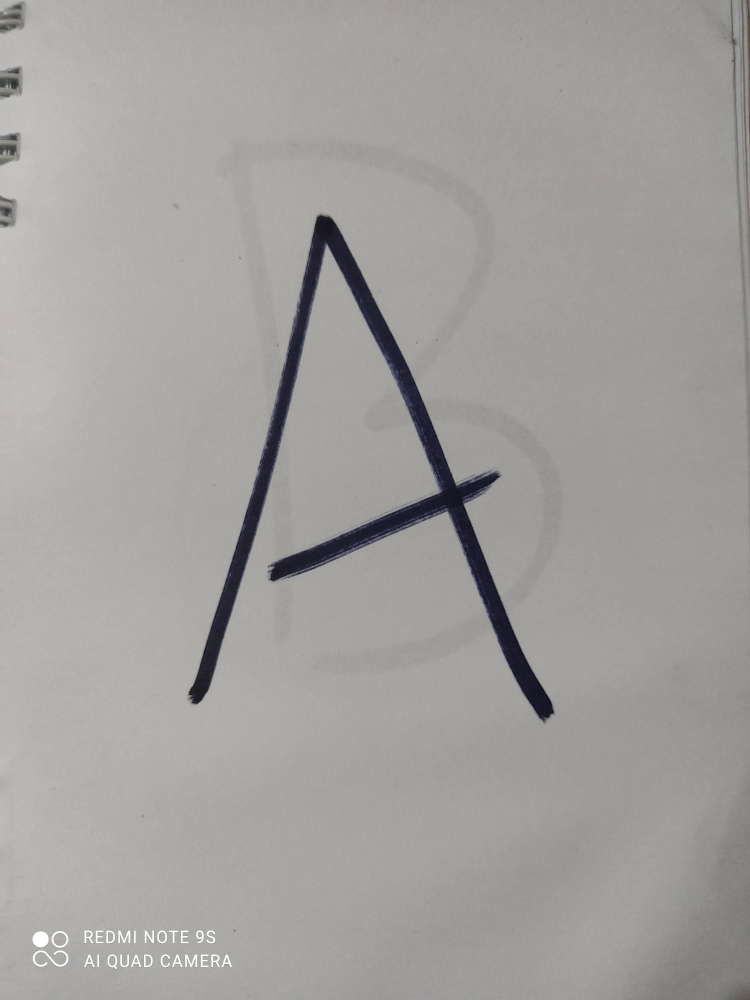
#> input picture relay/pr8/letters/a.jpg, 2250 x 3000 px (shown at 1/3 size); its folder holds 4 pictures in this run
$ python pr9_wilsonAguilar.py
#> lines starting #> are read from the running program, lines starting #| are printed output that depends on the picture
import numpy as np
import matplotlib.pyplot as plt
import cv2 as cv
import math
import pickle

with open('./data.pkl', 'rb') as f:
#> (reads relay/data.pkl from the repository)
    data = pickle.load(f)

s1 = data['s1']
s2 = data['s2']
s3 = data['s3']
s4 = data['s4']

plt.figure()
plt.subplot(221)
plt.title("S1")
plt.imshow(s1, cmap='gray')

plt.subplot(222)
plt.title("S2")
plt.imshow(s2, cmap='gray')

plt.subplot(223)
plt.title("S3")
plt.imshow(s3, cmap='gray')

plt.subplot(224)
plt.title("S4")
plt.imshow(s4, cmap='gray')


plt.show()
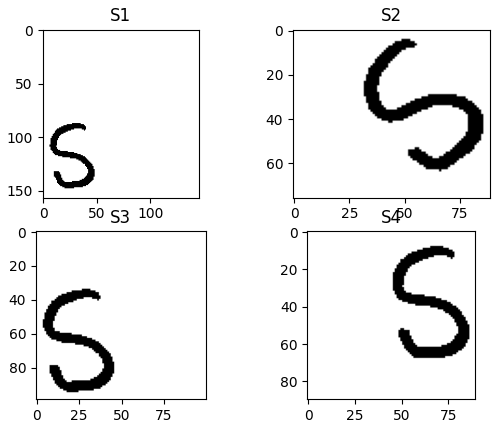
#> figure drawn by matplotlib, 4 panels


def miMomento(P, p, q):
#> called with p = 0, q = 1
    sumatoria = 0
    n_filas = np.size(P, 0)
    n_columnas = np.size(P, 1)

    for i in range(n_filas):
        for j in range(n_columnas):
            sumatoria = sumatoria + ((i + 1) ** p * (j + 1) ** q * P[i, j])
    return sumatoria


M01 = miMomento(s3, 0, 1)


def miMomentoCentral(P, p, q):
    x_techo = miMomento(P, 1, 0) / miMomento(P, 0, 0)
    y_techo = miMomento(P, 0, 1) / miMomento(P, 0, 0)
    sumatoria = 0
    n_filas = np.size(P, 0)
    n_columnas = np.size(P, 1)

    for i in range(n_filas):
        for j in range(n_columnas):
            sumatoria = sumatoria + ((i + 1 - x_techo) ** p * (j + 1 - y_techo) ** q * P[i, j])
    return sumatoria


_u12 = miMomentoCentral(s3, 1, 2)


def misMomentosHu(P):
    u20 = miMomentoCentral(P, 2, 0)
    u02 = miMomentoCentral(P, 0, 2)
    u11 = miMomentoCentral(P, 1, 1)
    u30 = miMomentoCentral(P, 3, 0)
    u03 = miMomentoCentral(P, 0, 3)
    u12 = miMomentoCentral(P, 1, 2)
    u21 = miMomentoCentral(P, 2, 1)

    h1 = u20 + u02
    h2 = (u20 - u02) ** 2 + 4 * u11 ** 2
    h3 = (u30 - 3 * u12) ** 2 + (3 * u21 - u03) ** 2
    h4 = (u30 + u12) ** 2 + (u21 + u03) ** 2

    return np.array([h1, h2, h3, h4])


def misMomentosHu2(P):
    u20 = miMomentoCentral(P, 2, 0)
    u02 = miMomentoCentral(P, 0, 2)
    u11 = miMomentoCentral(P, 1, 1)

    h1 = u20 + u02
    h2 = (u20 - u02) ** 2 + 4 * u11 ** 2
    return np.array([h1, math.sqrt(h2)])


mh_s1 = misMomentosHu(s1)
mh_s2 = misMomentosHu(s2)
mh_s3 = misMomentosHu(s3)
mh_s4 = misMomentosHu(s4)

letters = []
scale_percent = 25

for i in range(97, 123):
    img = cv.imread('./pr8/letters/' + chr(i) + '.jpg', cv.IMREAD_GRAYSCALE)
#> img: shape (3000, 2250); min 0, max 255, mean 160.4
    width = int(img.shape[1] * scale_percent / 100)
#> width = 562
    height = int(img.shape[0] * scale_percent / 100)
#> height = 750
    dim = (width, height)
#> dim = (562, 750)
    img = cv.resize(img, dim, interpolation=cv.INTER_AREA)
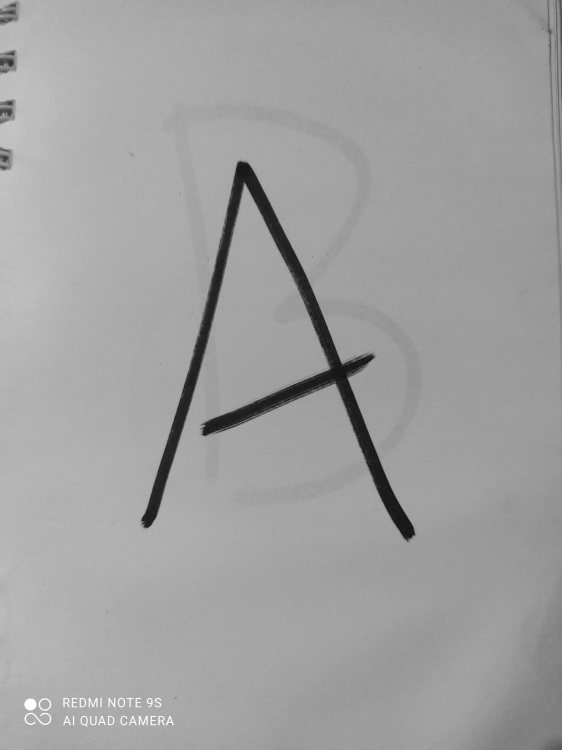
#> img: shape (750, 562); min 18, max 255, mean 160.4
    letters.append(img)
#> pass 2 of the loop `for i in range(97, 123):`:
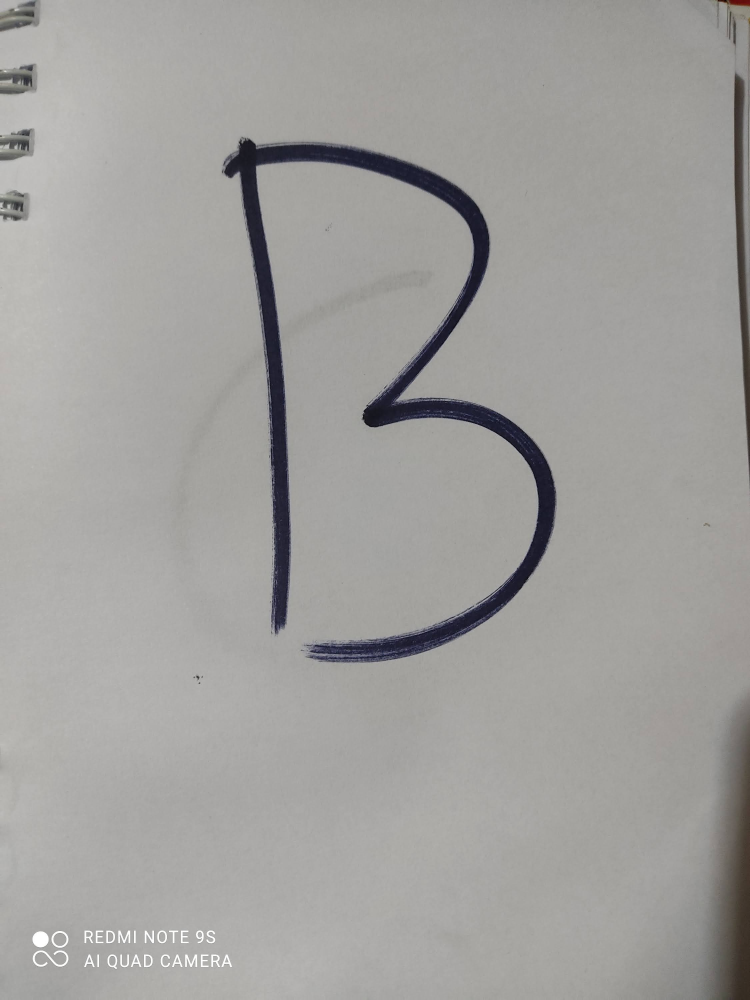
#> input picture relay/pr8/letters/b.jpg, 2250 x 3000 px (shown at 1/3 size)
#> `img = cv.resize(img, dim, interpolation=cv.INTER_AREA)`:
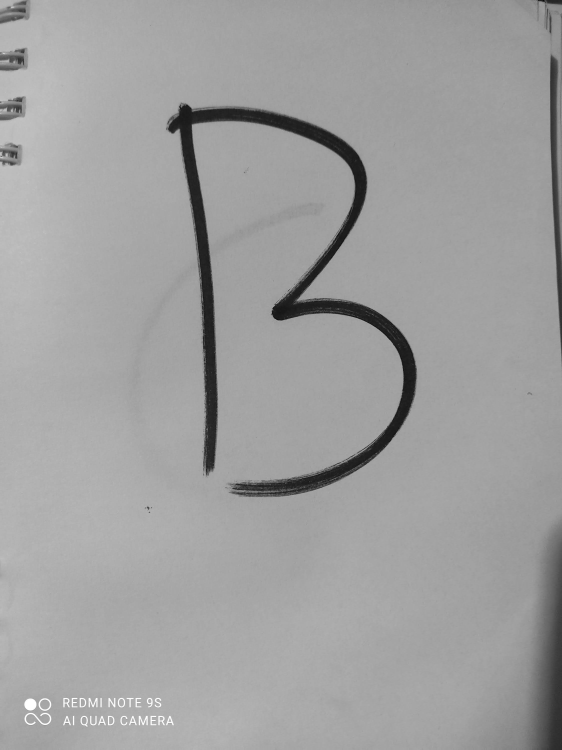
#> img: shape (750, 562); min 11, max 255, mean 159.5
#> pass 3 of the loop `for i in range(97, 123):`:
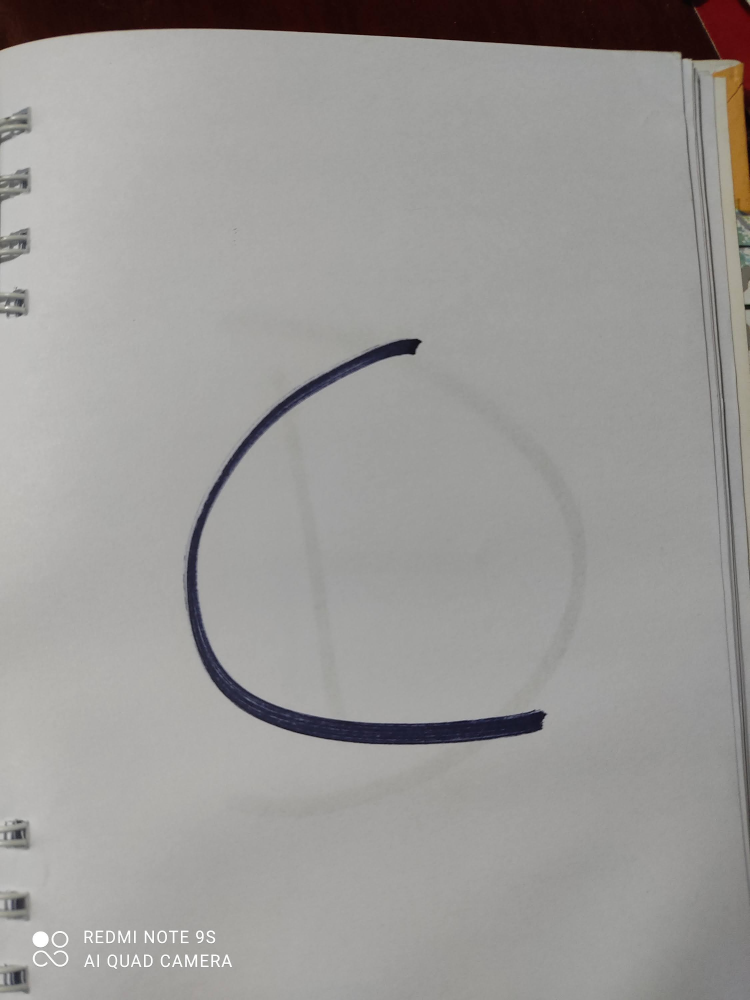
#> input picture relay/pr8/letters/c.jpg, 2250 x 3000 px (shown at 1/3 size)
#> `img = cv.resize(img, dim, interpolation=cv.INTER_AREA)`:
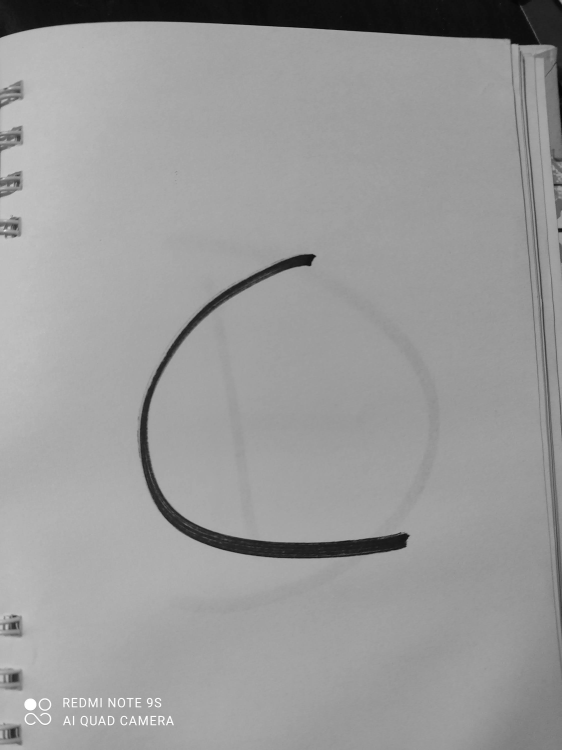
#> img: shape (750, 562); min 5, max 255, mean 154.3
#> (the run stopped early here; a loop or call above may not have finished)
